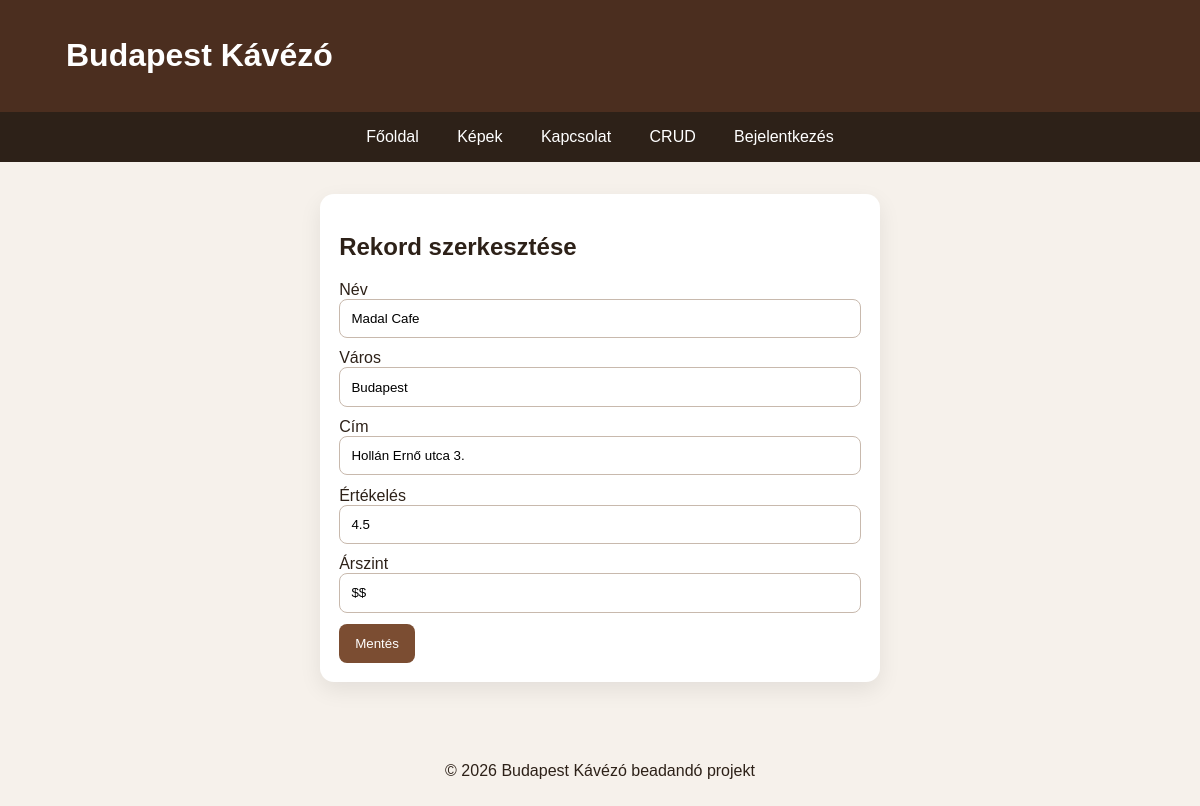
/index.php?route=cafe_edit&id=3, run on the app's committed database.
### tables this page shows
CREATE TABLE IF NOT EXISTS cafes (
  id INT AUTO_INCREMENT PRIMARY KEY,
  name VARCHAR(120) NOT NULL,
  city VARCHAR(80) NOT NULL,
  address VARCHAR(180) NOT NULL,
  rating DECIMAL(2,1) DEFAULT 0,
  price_level VARCHAR(20) DEFAULT '$$'
);

### app/controllers/BaseController.php (called while the page is built)
<?php
abstract class BaseController {
    protected function view(string $view, array $data = []): void {
        extract($data);
        require __DIR__ . '/../views/layout/header.php';
        require __DIR__ . '/../views/' . $view . '.php';
        require __DIR__ . '/../views/layout/footer.php';
    }
}

### app/controllers/CafeController.php (called while the page is built, shortened)
<?php
require_once __DIR__ . '/BaseController.php';
class CafeController extends BaseController {
    public function edit(): void { $stmt=db()->prepare('SELECT * FROM cafes WHERE id=?'); $stmt->execute([$_GET['id']??0]); $cafe=$stmt->fetch(); if(!$cafe) redirect('crud'); $this->view('cafes/form', compact('cafe')); }
}

### index.php (called while the page is built, shortened)
<?php
require_once __DIR__ . '/config/database.php';
require_once __DIR__ . '/app/helpers.php';
$route = $_GET['route'] ?? 'home';
$routes = [
    'home' => ['PageController','home'],
    'gallery' => ['GalleryController','index'],
    'upload' => ['GalleryController','upload'],
    'contact' => ['ContactController','index'],
    'contact_save' => ['ContactController','save'],
    'messages' => ['ContactController','messages'],
    'login' => ['AuthController','login'],
    'do_login' => ['AuthController','doLogin'],
    'register' => ['AuthController','register'],
    'do_register' => ['AuthController','doRegister'],
    'logout' => ['AuthController','logout'],
    'crud' => ['CafeController','index'],
    'cafe_create' => ['CafeController','create'],
    'cafe_store' => ['CafeController','store'],
    'cafe_edit' => ['CafeController','edit'],
    'cafe_update' => ['CafeController','update'],
    'cafe_delete' => ['CafeController','delete'],
];
[$controller, $method] = $routes[$route];
(new $controller())->$method();

### config/database.php (called while the page is built, shortened)
<?php
function db(): PDO {
    static $pdo = null;
    if ($pdo === null) {
        $dsn = 'mysql:host=' . DB_HOST . ';dbname=' . DB_NAME . ';charset=utf8mb4';
        $pdo = new PDO($dsn, DB_USER, DB_PASS, [
            PDO::ATTR_ERRMODE => PDO::ERRMODE_EXCEPTION,
            PDO::ATTR_DEFAULT_FETCH_MODE => PDO::FETCH_ASSOC,
        ]);
    }
    return $pdo;
}

### app/helpers.php (called while the page is built, shortened)
<?php
function e(string $value): string { return htmlspecialchars($value, ENT_QUOTES, 'UTF-8'); }

### app/views/cafes/form.php (the view, shortened to what this page needs)
<section class="card narrow">
    <h2><?= $cafe['id'] ? 'Rekord szerkesztése' : 'Új kávézó' ?></h2>
    <form method="post" action="index.php?route=<?= $cafe['id'] ? 'cafe_update' : 'cafe_store' ?>">
        <label>Név<input name="name" value="<?= e($cafe['name']) ?>"></label>
        <label>Város<input name="city" value="<?= e($cafe['city']) ?>"></label>
        <label>Cím<input name="address" value="<?= e($cafe['address']) ?>"></label>
        <label>Értékelés<input name="rating" value="<?= e((string)$cafe['rating']) ?>"></label>
        <label>Árszint<input name="price_level" value="<?= e($cafe['price_level']) ?>"></label>
        <button>Mentés</button>
    </form>
</section>

### public/assets/css/style.css (style rules this page uses)
* { box-sizing:border-box }
body { margin:0;font-family:Arial,Helvetica,sans-serif;background:#f6f1eb;color:#2d2118 }
.card { background:white;border-radius:14px;padding:1.2rem;margin:1rem 0;box-shadow:0 8px 22px rgba(0,0,0,.08) }
.narrow { max-width:560px;margin:1rem auto }
label { display:block;margin:.7rem 0 }
input,textarea { width:100%;padding:.7rem;border:1px solid #c8b9ad;border-radius:8px }
button,.button { background:#7b4d32;color:white;border:0;border-radius:8px;padding:.75rem 1rem;text-decoration:none;cursor:pointer }

### data on the page
cafes: name "Madal Cafe", city "Budapest", address "Hollán Ernő utca 3.", rating "4.5", price_level "$$"

### other printed values
APP_NAME "Budapest Kávézó"
